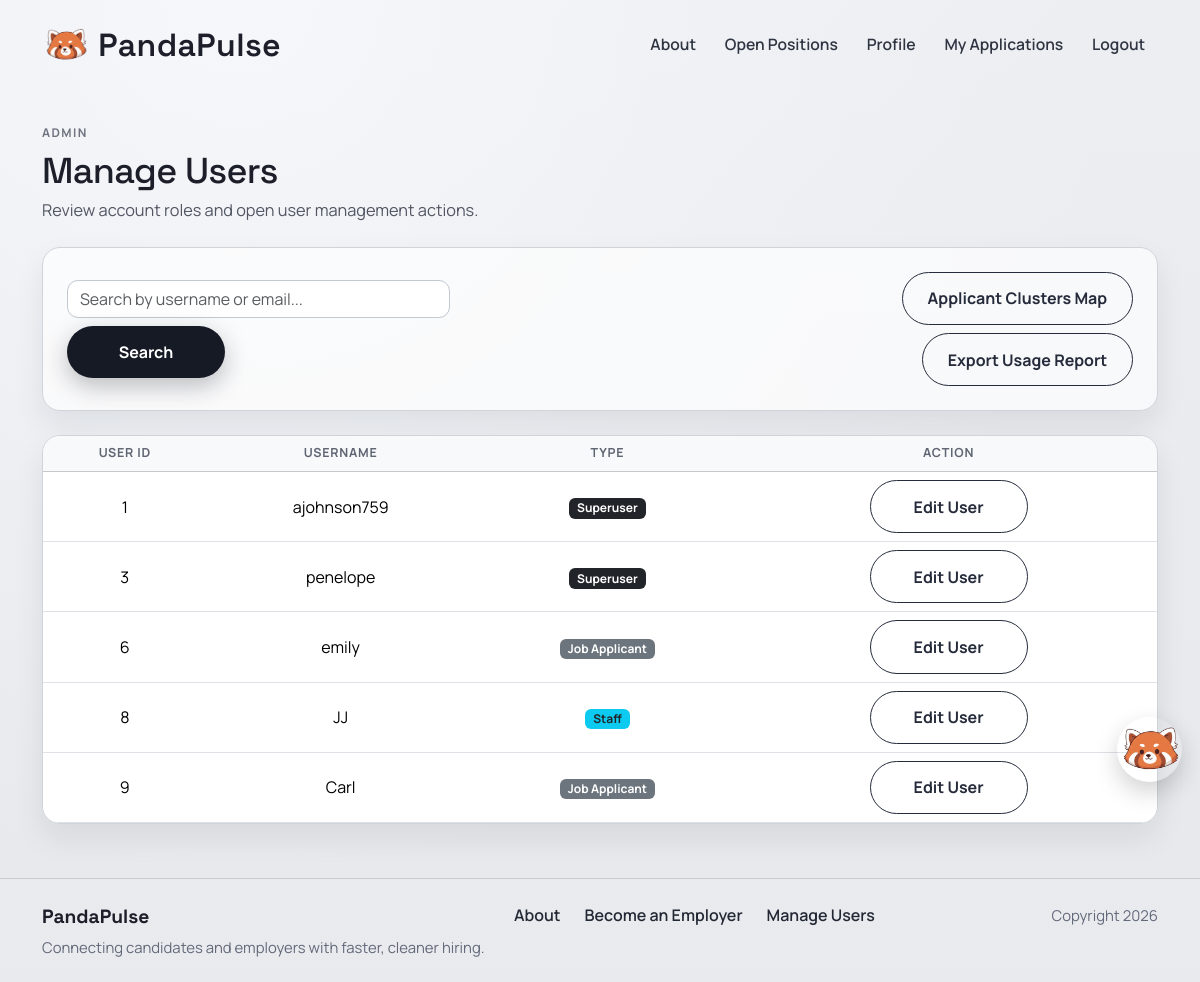
/accounts/manage_users/ (signed in), run on an earlier commit of the app's database.
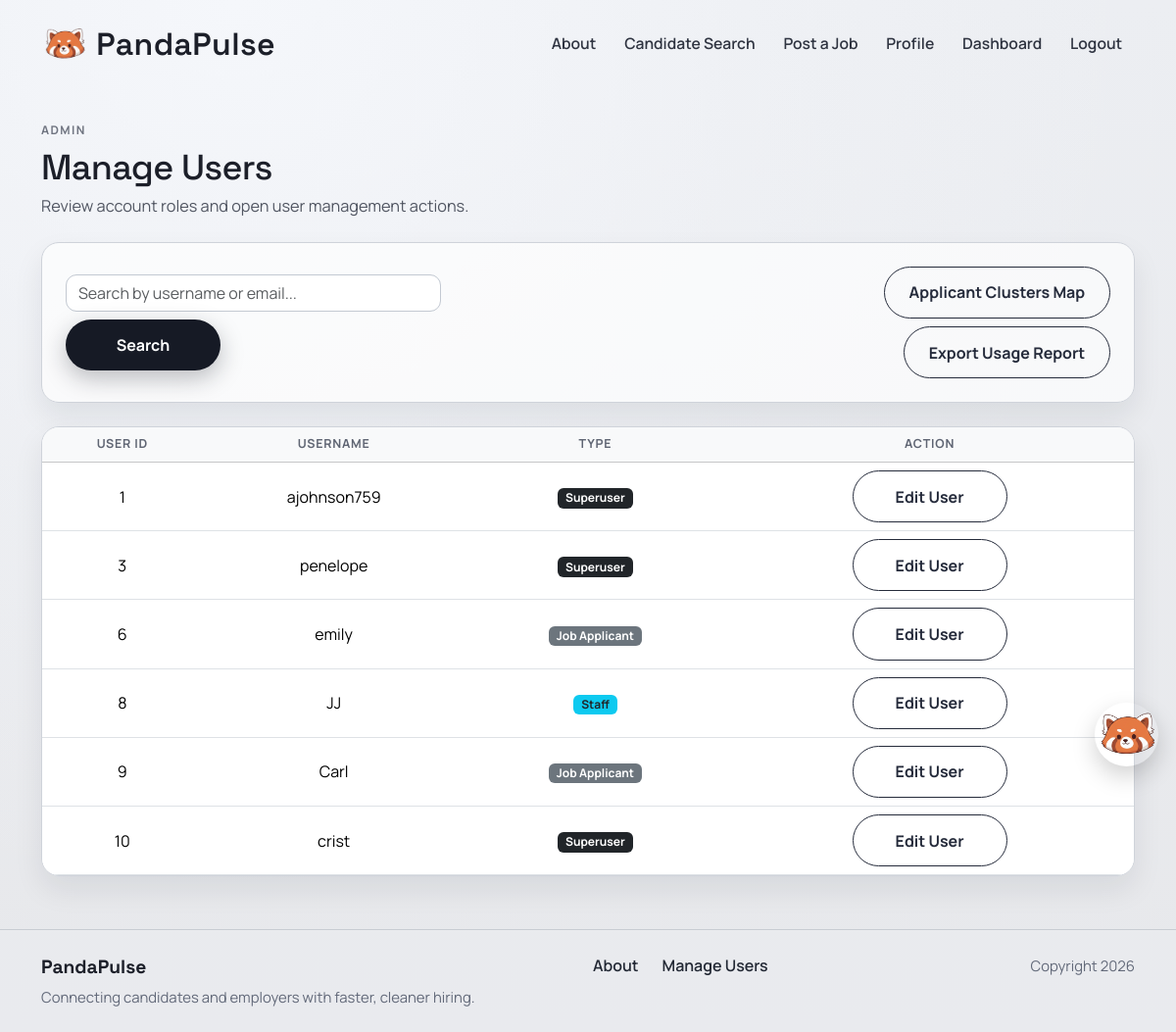
And on a later commit of the database.
### accounts/models.py (models this page shows, shortened)
class Profile(models.Model):
    class AccountType(models.TextChoices):
        APPLICANT = "APPLICANT", "Job Applicant"
        EMPLOYER = "EMPLOYER", "Employer"
    user = models.OneToOneField(settings.AUTH_USER_MODEL, on_delete=models.CASCADE, related_name="profile")
    account_type = models.CharField(
        max_length=20,
        choices=AccountType.choices,
        default=AccountType.APPLICANT
    )
    profile_picture = models.ImageField(
        upload_to="profile_pics/",
        blank=True,
        null=True
    )
    headline = models.CharField(max_length=120, blank=True)
    skills = models.CharField(max_length=300, blank=True)
    education = models.TextField(blank=True)
    work_experience = models.TextField(blank=True)
    location = models.CharField(max_length=120, blank=True)
    projects = models.TextField(blank=True)
    company_name = models.CharField(max_length=120, blank=True)
    company_website = models.URLField(blank=True)
    company_description = models.TextField(blank=True)
    visible_to_recruiters = models.BooleanField(
        default=True,
        help_text="Allow recruiters to view your profile."
    )
    show_headline = models.BooleanField(default=True)
    show_skills = models.BooleanField(default=True)
    show_education = models.BooleanField(default=True)
    show_work_experience = models.BooleanField(default=True)
    show_links = models.BooleanField(default=True)
    hide_email_from_employers = models.BooleanField(default=False)
    created_at = models.DateTimeField(auto_now_add=True)

### accounts/views.py (the view)
# urls.py: path("manage_users/", views.manage_users, name="accounts.manage_users"),
@superuser_required
def manage_users(request):
    query = request.GET.get("search", "").strip()
    profiles = Profile.objects.select_related("user").all()
    if query:
        profiles = profiles.filter(Q(user__username__icontains=query) | Q(user__email__icontains=query))
    return render(
        request,
        "accounts/manage_users.html",
        {"template_data": {"title": "Manage Users", "users": profiles, "search_query": query}},
    )

### accounts/context_processors.py (called while the page is built)
def can_post_job(request):
    if not request.user.is_authenticated:
        return {"can_post_job": False}
    is_employer = Profile.objects.filter(
        user=request.user,
        account_type=Profile.AccountType.EMPLOYER,
    ).exists()
    return {"can_post_job": is_employer}

### accounts/templates/accounts/manage_users.html (shortened to what this page needs)
{% extends 'base.html' %}
{% block content %}
<section class="page-shell">
  <div class="container">
    <div class="mb-4">
        <p class="page-kicker mb-2">Admin</p>
        <h1 class="page-title page-title-sm mb-1">Manage Users</h1>
        <p class="page-copy mb-0">Review account roles and open user management actions.</p>
    </div>
    <div class="surface-card mb-4">
      <div class="d-flex justify-content-between align-items-center flex-wrap gap-2">
        <form method="GET" action="{% url 'accounts.manage_users' %}" class="d-flex gap-2 flex-wrap">
          <input type="text" name="search" class="form-control" placeholder="Search by username or email..." value="{{ template_data.search_query }}">
          <button type="submit" class="primary-btn border-0">Search</button>
        </form>
        {% if user.is_staff %}
          <div class="d-flex flex-column align-items-end gap-2 ms-auto">
            <a href="{% url 'accounts.applicant_clusters_map' %}" class="secondary-btn">Applicant Clusters Map</a>
            <a href="{% url 'accounts.export_usage_report' %}" class="secondary-btn">Export Usage Report</a>
          </div>
        {% endif %}
      </div>
    </div>
    <div class="surface-card p-0 overflow-hidden">
      <div class="table-responsive">
        <table class="table align-middle text-center job-table mb-0">
          <thead class="table-light">
            <tr>
              <th>User ID</th>
              <th>Username</th>
              <th>Type</th>
              <th>Action</th>
            </tr>
          </thead>
          <tbody>
            {% for u in template_data.users %}
            <tr>
              <td>{{ u.id }}</td>
              <td>{{ u.user.username }}</td>
              <td>
                {% if u.user.is_superuser %}
                  <span class="badge bg-dark">Superuser</span>
                {% elif u.user.is_staff %}
                  <span class="badge bg-info text-dark">Staff</span>
                {% else %}
                  <span class="badge bg-secondary">{{ u.get_account_type_display }}</span>
                {% endif %}
              </td>
              <td>
                {% if user.is_superuser or not u.user.is_staff %}
                  <a href="{% url 'accounts.edit_user' u.id %}" class="secondary-btn">Edit User</a>
                {% else %}
                  <button class="secondary-btn" disabled>Cannot Edit Staff</button>
                {% endif %}
              </td>
            </tr>
            {% empty %}
            <tr>
              <td colspan="4" class="py-4 text-muted">No users found.</td>
            </tr>
            {% endfor %}
          </tbody>
        </table>
      </div>
    </div>
  </div>
</section>
{% endblock content %}

### project2/templates/base.html (shortened to what this page needs)
<!DOCTYPE html>
<html>
  {% load static %}
  <head>
    <link href="https://cdn.jsdelivr.net/npm/bootstrap@5.3.3/dist/css/bootstrap.min.css" rel="stylesheet">
    <link rel="stylesheet" href="https://cdnjs.cloudflare.com/ajax/libs/font-awesome/6.1.1/css/all.min.css">
    <link rel="stylesheet" href="https://cdn.jsdelivr.net/npm/bootstrap-icons@1.11.3/font/bootstrap-icons.min.css">
    <link rel="stylesheet" type="text/css" href="{% static 'css/style.css' %}">
    <link rel="stylesheet" href="{% static 'mascot/panda.css' %}">
  </head>
  <body>
    <nav class="navbar navbar-expand-lg site-nav py-3">
      <div class="container">
        <a class="navbar-brand brand-mark" href="{% url 'home.index' %}">
          <img src="{% static 'img/logo.png' %}?v=pandapulse-2" alt="logo" height="40" />
          <span>PandaPulse</span>
        </a>
        <div class="collapse navbar-collapse" id="navbarNavAltMarkup">
          <div class="navbar-nav ms-auto align-items-lg-center gap-lg-2">
            <a class="nav-link site-link" href="{% url 'home.about' %}">About</a>
            <a class="nav-link site-link" href="{% url 'jobposts.search' %}">
              {% if can_post_job %}Candidate Search{% else %}Open Positions{% endif %}
            </a>
            {% if can_post_job %}
              <a class="nav-link site-link" href="{% url 'jobposts.create' %}">Post a Job</a>
            {% endif %}
            {% if user.is_authenticated %}
              <a class="nav-link site-link" href="{% url 'accounts.profile' %}">Profile</a>
              {% if can_post_job %}
                <a class="nav-link site-link" href="{% url 'jobposts.dashboard' %}">Dashboard</a>
              {% else %}
                <a class="nav-link site-link" href="{% url 'apply:application_status' %}">My Applications</a>
              {% endif %}
              <a class="nav-link site-link" href="{% url 'accounts.logout' %}">Logout</a>
            {% else %}
              <a class="nav-link site-link" href="{% url 'accounts.login' %}">Login</a>
              <a class="site-cta" href="{% url 'accounts.signup' %}">Get Started</a>
            {% endif %}
          </div>
        </div>
      </div>
    </nav>
    <main>
      {% block content %}
      {% endblock content %}
    </main>
    <footer class="site-footer py-4 mt-auto">
      <div class="container">
        <div class="row g-3 align-items-start">
          <div class="col-lg-5">
            <p class="footer-title mb-1">PandaPulse</p>
            <p class="footer-copy mb-0">Connecting candidates and employers with faster, cleaner hiring.</p>
          </div>
          <div class="col-lg-4 d-flex justify-content-lg-center justify-content-start">
            <div class="d-flex gap-3 gap-lg-4 justify-content-lg-center justify-content-start flex-wrap flex-lg-nowrap">
              <a class="footer-link" href="{% url 'home.about' %}">About</a>
              {% if user.is_authenticated and not can_post_job %}
              <a class="footer-link" href="{% url 'accounts.profile_edit' %}?highlight=account_type">Become an Employer</a>
              {% endif %}
              {% if user.is_superuser %}
              <a class="footer-link" href="{% url 'accounts.manage_users' %}">Manage Users</a>
              {% endif %}
            </div>
          </div>
          <div class="col-lg-3 text-lg-end">
            <span class="footer-copy">Copyright 2026</span>
          </div>
        </div>
      </div>
    </footer>
    <div id="panda-confetti" aria-hidden="true"></div>
    <div id="panda-mascot" aria-label="Site mascot">
      <div class="panda-wrap" title="Panda mascot">
        <img src="{% static 'img/logo.png' %}" alt="Panda mascot">
      </div>
    </div>
  </body>
</html>

### project2/static/css/style.css (style rules this page uses)
:root { --bg-base: #e7e8eb; --ink: #1c1f29; --ink-muted: #515662; --line: #c3c8d0; --panel: #9fc3df; --panel-2: #c8deef; }
* { box-sizing: border-box; }
body { margin: 0; min-height: 100vh; font-family: "Manrope", sans-serif; color: var(--ink); background: radial-gradient(circle at 20% 0%, #f5f7fb 0%, rgba(245, 247, 251, 0.3) 38%, transparent 65%), linear-gradient(180deg, #eceef2 0%, var(--bg-base) 100%); }
main { min-height: calc(100vh - 190px); }
.site-nav { background: transparent; }
.brand-mark { display: inline-flex; align-items: center; gap: 0.6rem; font-family: "Space Grotesk", sans-serif; font-weight: 600; letter-spacing: 0.02em; color: var(--ink); }
.brand-mark span { font-size: 2rem; }
.site-link { color: #2f3441; font-weight: 600; font-size: 0.98rem; margin-right: 0.3rem; }
.primary-btn, .secondary-btn, .danger-btn { display: inline-flex; align-items: center; justify-content: center; text-decoration: none; border-radius: 999px; font-weight: 700; padding: 0.85rem 1.55rem; min-width: 158px; transition: transform 0.22s ease, box-shadow 0.22s ease, background 0.22s ease; }
.primary-btn { background: #161a25; color: #fff; box-shadow: 0 8px 24px rgba(22, 26, 37, 0.28); }
.secondary-btn { border: 1.3px solid #252b3b; color: #252b3b; }
.page-shell { padding: 2.1rem 0 3.4rem; }
.page-title { font-family: "Space Grotesk", sans-serif; font-size: clamp(2rem, 4.8vw, 3.2rem); letter-spacing: -0.02em; margin-bottom: 0.7rem; }
.page-title-sm { font-size: clamp(1.65rem, 3.5vw, 2.25rem); }
.page-kicker { text-transform: uppercase; letter-spacing: 0.12em; font-size: 0.75rem; font-weight: 700; color: #6f7480; }
.page-copy { color: var(--ink-muted); font-size: 1.02rem; line-height: 1.6; }
.surface-card { background: rgba(255, 255, 255, 0.68); border: 1px solid #cfd3da; border-radius: 18px; padding: 1.5rem; box-shadow: 0 14px 30px rgba(18, 23, 36, 0.08); }
.form-control, .form-select { border-radius: 11px; border-color: #c3c9d2; background-color: rgba(255, 255, 255, 0.92); }
.site-footer { border-top: 1px solid #c8ccd2; background: rgba(234, 236, 240, 0.72); }
.footer-title { font-family: "Space Grotesk", sans-serif; font-size: 1.2rem; font-weight: 700; }
.footer-copy { color: #626979; font-size: 0.93rem; }
.footer-link { color: #222834; font-weight: 600; text-decoration: none; }
.job-table thead th { font-size: 0.78rem; text-transform: uppercase; letter-spacing: 0.06em; color: #5f6573; }

### project2/static/mascot/panda.css (style rules this page uses)
:root { --panda-size: 65px; --panda-z: 9999; --panda-shadow: 0 10px 25px rgba(0,0,0,.18); --panda-gap: 10px; --panda-bubble-bg: rgba(0,0,0,.82); --panda-bubble-color: #fff; --panda-bubble-radius: 12px; --panda-bubble-font: 12px; --panda-bubble-pad-y: 10px; --panda-bubble-pad-x: 30px; --panda-bubble-maxw: 350px; }
#panda-mascot { position: fixed; right: 18px; bottom: 18px; z-index: var(--panda-z); pointer-events: none; }
#panda-mascot .panda-wrap { width: var(--panda-size); height: var(--panda-size); border-radius: 999px; overflow: visible; box-shadow: var(--panda-shadow); background: transparent; border: none; transform: translate3d(0,0,0); pointer-events: auto; cursor: grab; touch-action: none; transition: filter .18s ease, transform .18s ease; }
#panda-mascot img { width: 100%; height: 100%; object-fit: contain; user-select: none; -webkit-user-drag: none; }
#panda-mascot.idle .panda-wrap { animation: panda-bob 1.9s ease-in-out infinite; }
#panda-mascot.blink img { animation: panda-blink 5.2s infinite; }
#panda-confetti { position: fixed; inset: 0; z-index: calc(var(--panda-z) - 1); pointer-events: none; overflow: hidden; }

What changed in the data, as far as the page shows it:
added Profile: id "10", user.username "crist", shows "Superuser"
Also different on the page:
text no longer shown: "Open Positions My Applications Become an Employer"
text now shown: "Candidate Search Post a Job Dashboard"
